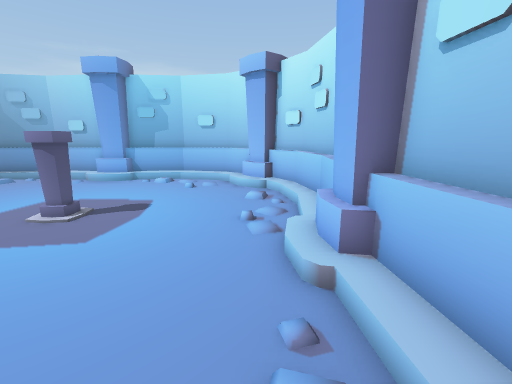
View 1 (above)

16 first-person views from a walk through a scene from a Unity 3-D project. The camera is 1.2 m above the floor, tilts 12° down and sees 90° across. Doors are open. The floor is counted in squares, 0.5 m on a side. Each view is taken from the middle of a square. On the plan, view 1 faces up. The plan holds only what a view shows up to about 17 squares ahead; the rest is blank. The place goes on beyond the plan. The player character is not drawn. Some animated figures are not drawn.

View 2
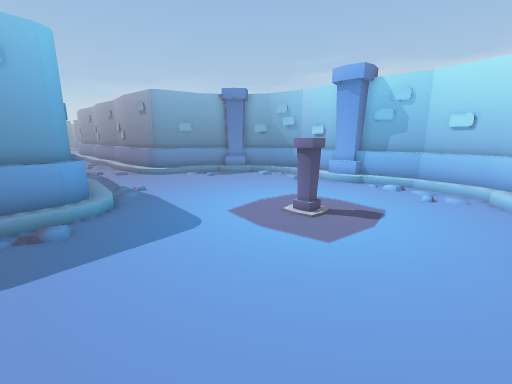

View 3
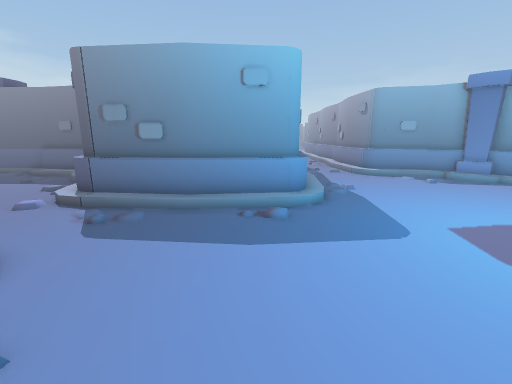

View 4
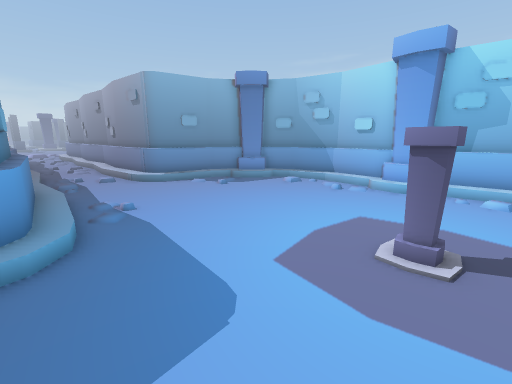

View 5
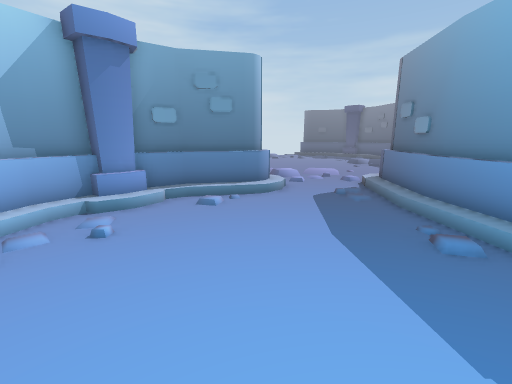

View 6
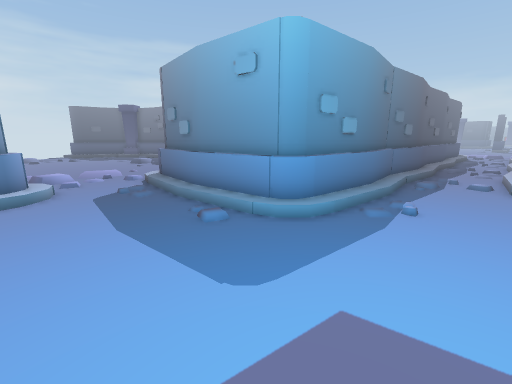

View 7
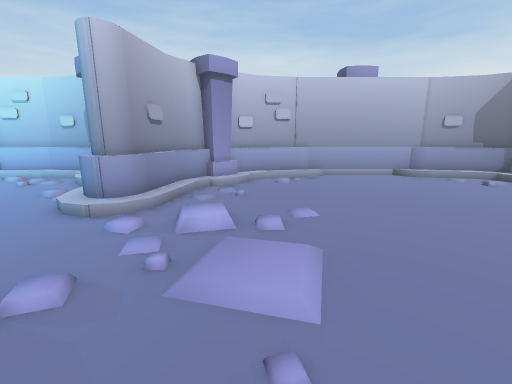

View 8
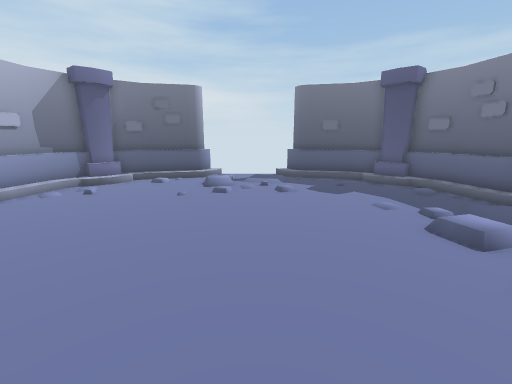

View 9
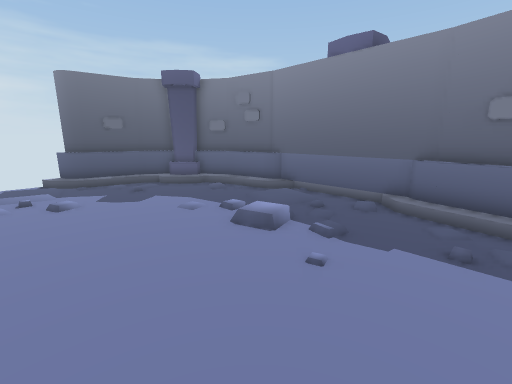

View 10
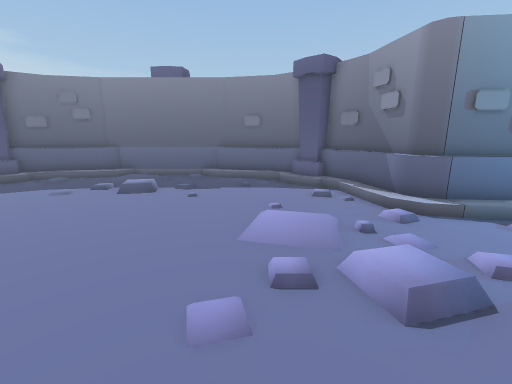

View 11
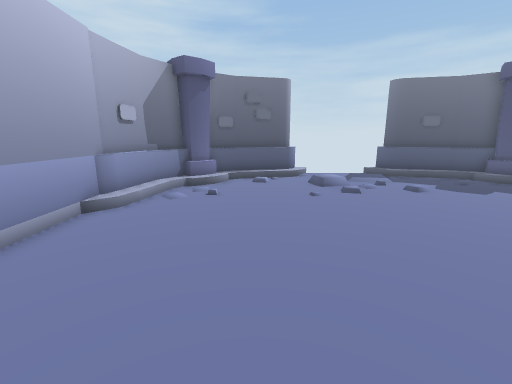

View 12
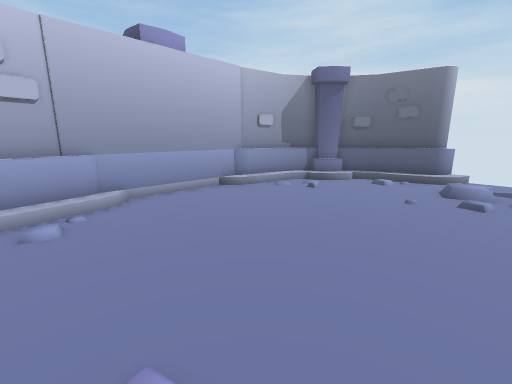

View 13
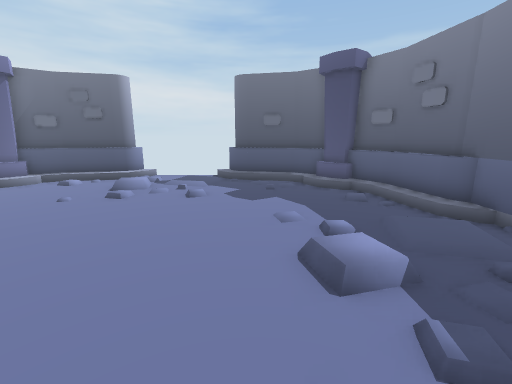

View 14
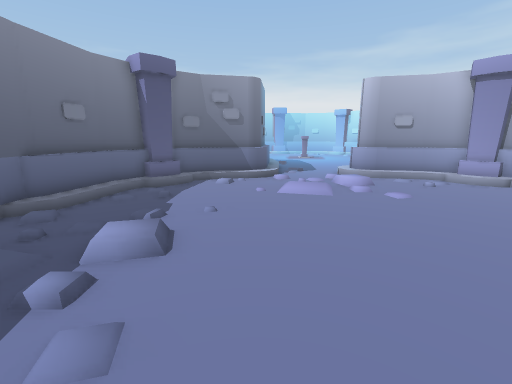

View 15
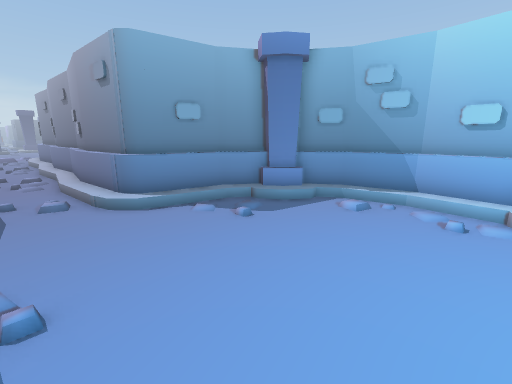

View 16
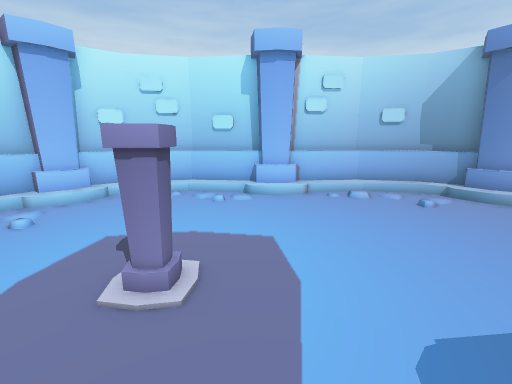

### Floor plan
Key: @ floor where view 1 was taken; # wall or solid block; . main floor; : floor 0.25 m higher than the main floor; / step, stairs or slope; D open door; = window, fence, low wall or low ledge; ^ raised ledge; O other object.
Columns run from 24 left of view 1 to 3 right of it. Each row starts with its distance up from view 1.
 16         ###########^####
 15        ##=/////##/////=##
 14       ###.//......//...###
 13      ###.............../###
 12      #=................./=#
 11     ##................../ ##
 10     ##....................##
  9     #=....................=#
  8 ###^#/............O.......=#
  7 /////.............O.......##
  6 ...//..................../##
  5 ........................./#
  4 ...../.................../##
  3 ===///====///.............##
  2 #############/............=#
  1             #=............=#
  0             #=..........@.##
 -1             ##.........../##
 -2             ##........../=#
 -3             #^........./###
 -4             ##......///=#
 -5             ##.....//==##
 -6             #=..../^####
 -7            ##=....=###
 -8         ####=#.....=#####
 -9        ##///........///=#
-10       ##/./......:.....:##
-11      ###/........:.....//##
-12      #/................../#
-13     ##/.................//##
-14     ##.................../##
-15     #=....................=#
-16     ##.....................#
-17     #......................#
-18     #....:.................#
-19     #....:.................#
-20     #......................#
-21     #/.....................#
-22     #=....................=#
-23     #=....................=#
-24     ##//................./##
-25      ^/................../#
-26      ##/.........:....../=#
-27      ###/........:...../###
-28        #=/...........//=#
-29        ####=DDDDDDDDD=###
-30          ###DDDDDDDDD##
-31            #DDDDDDDD#

Where each view was taken, in squares from view 1:
view 1: 0 up, 0 right, facing up
view 2: 0 up, 1 left, facing up-left
view 3: 0 up, 1 left, facing left
view 4: 2 up, 5 left, facing up-left
view 5: 6 up, 5 left, facing down
view 6: 7 up, 5 left, facing down-left
view 7: 12 down, 14 left, facing right
view 8: 12 down, 9 left, facing down
view 9: 13 down, 9 left, facing down-left
view 10: 13 down, 3 left, facing left
view 11: 13 down, 3 left, facing down
view 12: 13 down, 8 left, facing down-right
view 13: 14 down, 13 left, facing down
view 14: 24 down, 12 left, facing up
view 15: 5 up, 10 left, facing up-left
view 16: 6 up, 10 left, facing right
